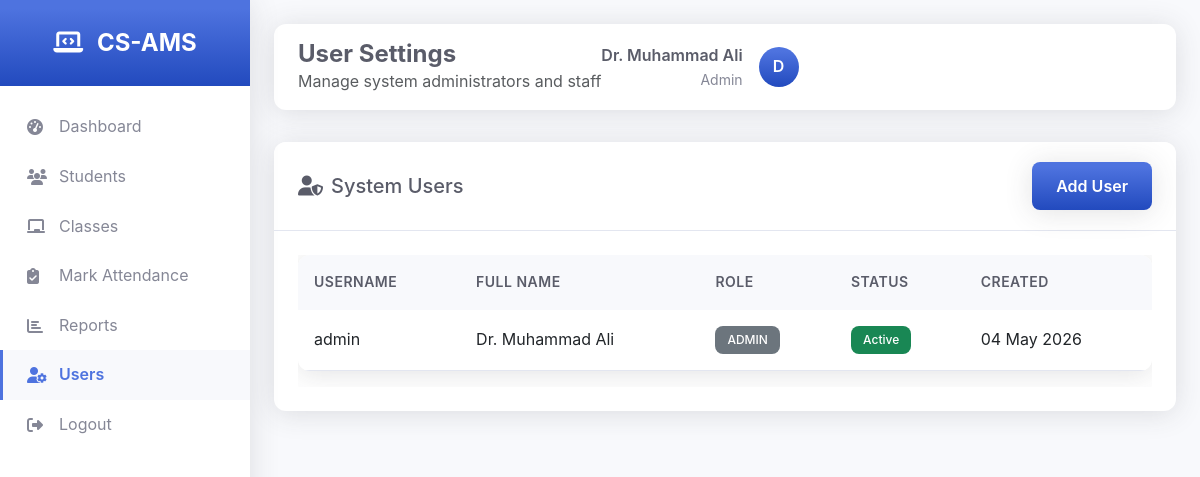
The page /admin/users.php (signed in) on the database its author committed.
### tables this page shows
CREATE TABLE users (
    id INT PRIMARY KEY AUTO_INCREMENT,
    username VARCHAR(50) UNIQUE NOT NULL,
    password VARCHAR(255) NOT NULL,
    full_name VARCHAR(100) NOT NULL,
    email VARCHAR(100) UNIQUE NOT NULL,
    role ENUM('admin', 'teacher') DEFAULT 'teacher',
    profile_image VARCHAR(255) DEFAULT NULL,
    is_active BOOLEAN DEFAULT TRUE,
    created_at TIMESTAMP DEFAULT CURRENT_TIMESTAMP,
    updated_at TIMESTAMP DEFAULT CURRENT_TIMESTAMP ON UPDATE CURRENT_TIMESTAMP
);

### includes/functions.php (called while the page is built, shortened)
<?php
function formatDate($date) {
    return date('d M Y', strtotime($date));
}
?>

### admin/users.php (the view, shortened to what this page needs)
<?php
require_once '../includes/functions.php';
$database = new Database();
$db = $database->getConnection();
$action = $_GET['action'] ?? 'list';
$users = [];
if ($action === 'list') {
    $query = "SELECT * FROM users ORDER BY created_at DESC";
    $stmt = $db->prepare($query);
    $stmt->execute();
    $users = $stmt->fetchAll(PDO::FETCH_ASSOC);
}
require_once '../includes/header.php';
require_once '../includes/sidebar.php';
?>
<div class="main-content">
    <?php
    require_once '../includes/top-nav.php';
    ?>
    <?php if ($action === 'list'): ?>
        <div class="card">
            <div class="card-header d-flex justify-content-between align-items-center">
                <h5 class="mb-0"><i class="fas fa-user-shield me-2"></i>System Users</h5>
                <a href="users.php?action=add" class="btn btn-primary">Add User</a>
            </div>
            <div class="card-body">
                <div class="table-responsive">
                    <table class="table">
                        <thead>
                            <tr>
                                <th>Username</th>
                                <th>Full Name</th>
                                <th>Role</th>
                                <th>Status</th>
                                <th>Created</th>
                            </tr>
                        </thead>
                        <tbody>
                            <?php foreach ($users as $user): ?>
                                <tr>
                                    <td><?php echo htmlspecialchars($user['username']); ?></td>
                                    <td><?php echo htmlspecialchars($user['full_name']); ?></td>
                                    <td><span class="badge bg-secondary"><?php echo strtoupper($user['role']); ?></span></td>
                                    <td>
                                        <span class="badge bg-<?php echo $user['is_active'] ? 'success' : 'danger'; ?>">
                                            <?php echo $user['is_active'] ? 'Active' : 'Inactive'; ?>
                                        </span>
                                    </td>
                                    <td><?php echo formatDate($user['created_at']); ?></td>
                                </tr>
                            <?php endforeach; ?>
                        </tbody>
                    </table>
                </div>
            </div>
        </div>
    <?php endif; ?>
</div>
<?php require_once '../includes/footer.php'; ?>

### assets/css/style.css (style rules this page uses)
:root { --primary-color: #4e73df; --primary-dark: #2e59d9; --secondary-color: #858796; --success-color: #1cc88a; --info-color: #36b9cc; --warning-color: #f6c23e; --danger-color: #e74a3b; --light-color: #f8f9fc; --dark-color: #5a5c69; --white: #ffffff; --border-color: #e3e6f0; --shadow: 0 0.15rem 1.75rem 0 rgba(58, 59, 69, 0.15); --shadow-lg: 0 0.5rem 2rem 0 rgba(58, 59, 69, 0.2); --gradient-primary: linear-gradient(180deg, #4e73df 10%, #224abe 100%); --gradient-success: linear-gradient(180deg, #1cc88a 10%, #13855c 100%); --gradient-info: linear-gradient(180deg, #36b9cc 10%, #258391 100%); --gradient-warning: linear-gradient(180deg, #f6c23e 10%, #dda20a 100%); --gradient-danger: linear-gradient(180deg, #e74a3b 10%, #be2617 100%); }
* { margin: 0; padding: 0; box-sizing: border-box; }
body { font-family: 'Nunito', -apple-system, BlinkMacSystemFont, 'Segoe UI', Roboto, sans-serif; background-color: var(--light-color); color: var(--dark-color); line-height: 1.6; }
.btn-primary { background: var(--gradient-primary); border: none; border-radius: 0.75rem; padding: 0.75rem 1.5rem; font-weight: 600; transition: all 0.3s ease; box-shadow: var(--shadow); }
.dashboard-wrapper { min-height: 100vh; background-color: var(--light-color); }
.main-content { margin-left: 250px; padding: 1.5rem; transition: all 0.3s ease; }
.card { border: none; border-radius: 0.75rem; box-shadow: var(--shadow); transition: all 0.3s ease; overflow: hidden; }
.card-header { background: var(--white); border-bottom: 1px solid var(--border-color); padding: 1.25rem 1.5rem; font-weight: 600; color: var(--dark-color); }
.card-body { padding: 1.5rem; }
.table { background: var(--white); border-radius: 0.75rem; overflow: hidden; box-shadow: var(--shadow); }
.table thead th { background: var(--light-color); border: none; padding: 1rem; font-weight: 600; color: var(--dark-color); text-transform: uppercase; font-size: 0.875rem; letter-spacing: 0.5px; }
.table tbody td { padding: 1rem; border: none; border-bottom: 1px solid var(--border-color); vertical-align: middle; }
.badge { padding: 0.5rem 0.75rem; border-radius: 0.5rem; font-weight: 500; font-size: 0.75rem; }
.btn { border-radius: 0.5rem; padding: 0.75rem 1.5rem; font-weight: 600; transition: all 0.3s ease; border: none; }
.btn-primary { background: var(--gradient-primary); box-shadow: var(--shadow); }

### rows shown on the page
users: username "admin", full_name "Dr. Muhammad Ali", role "ADMIN", is_active "Active", created_at "04 May 2026"

### other values the page prints
$nav_title "User Settings"
$nav_subtitle "Manage system administrators and staff"
$_SESSION['full_name'] "Dr. Muhammad Ali"
$_SESSION['role'] "Admin"
substr($_SESSION['full_name'], 0, 1) "D"
